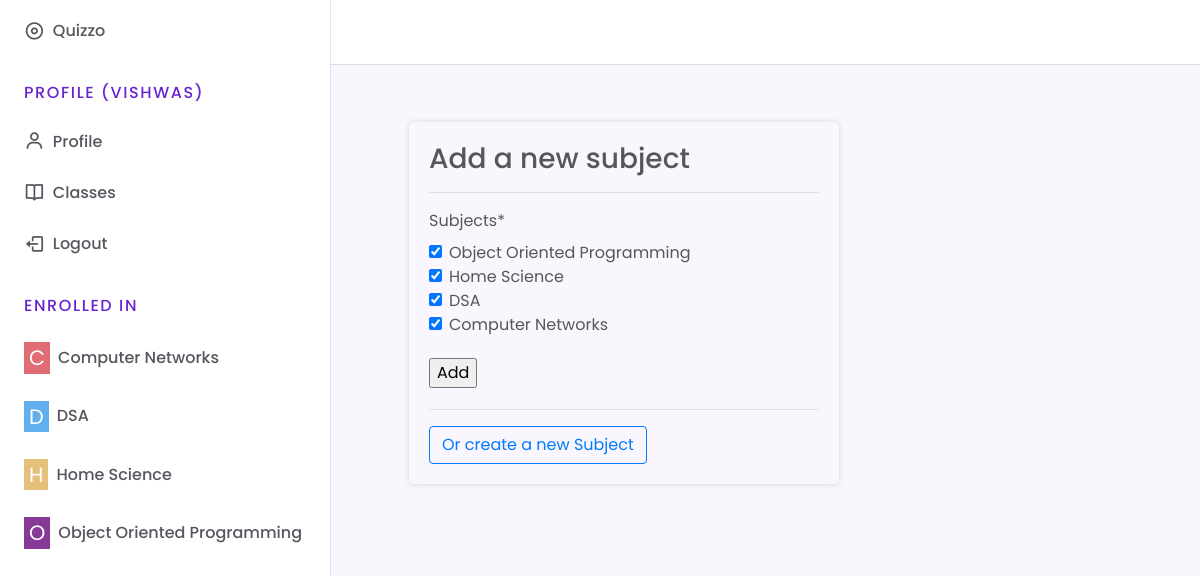
Page /subject_add/ (signed in) on the committed database.
### quizapp/models.py (models this page shows, shortened)
class MyUser(AbstractUser):
    email = models.EmailField(max_length=264)
    profile_pic = models.ImageField(upload_to="profile_pics/", blank=True, null=True)
    is_student = models.BooleanField(default=False)
    is_teacher = models.BooleanField(default=False)

class Subject(models.Model):
    COLOR_CHOICES = [
        ("#E06C75", "RED"),
        ("#E5C07B", "YELLOW"),
        ("#98C379", "GREEN"),
        ("#61AFEF", "BLUE"),
        ("#863A95", "PURPLE"),
    ]
    name = models.CharField(max_length=256, primary_key=True)
    color = models.CharField(max_length=20, choices=COLOR_CHOICES, default="#863A95")
    slug = models.SlugField(unique=True)
    def __str__(self):
        return self.name

### quizapp/views.py (the view, shortened to what this page needs)
# urls.py: path('subject_add/',views.add_subject,name='add_subject'),
@login_required(login_url="login")
def add_subject(request):
    user = request.user
    subjects = getSubjects(user)
    if user.is_student:
        profile = user.student
        form = StudentSubjectUpdateForm(instance=profile)
    else:
        profile = user.teacher
        form = TeacherSubjectUpdateForm(instance=profile)
    context = {"subjects": subjects, "form": form}
    return render(request, "quizapp/subject_add.html", context)

### quizapp/forms.py
class TeacherSubjectUpdateForm(forms.ModelForm):
    subjects = forms.ModelMultipleChoiceField(
        label="Subjects",
        queryset=Subject.objects.all(),
        widget=forms.CheckboxSelectMultiple,
    )
    class Meta:
        model = Teacher
        fields = [
            "subjects",
        ]

### quizapp/views.py (called while the page is built)
def getSubjects(user):
    if user.is_student:
        return user.student.subjects.all()
    if user.is_teacher:
        return user.teacher.subjects.all()

### quizapp/templates/quizapp/subject_add.html (shortened to what this page needs)
<!DOCTYPE html>
{% extends 'quizapp/base.html' %}
{% load static %}
{% load crispy_forms_tags %}
{% block subject_list %}
    <div class="nav_items">
        <h3 class="nav_title">Enrolled in</h3>
        {% for sub in subjects %}
            <a href="{% url 'subject' sub.slug %}" class="nav_link">
                <span class="nav_icon" style="background:{{sub.color}};color:white;padding:0 5px;">
                {{ sub.name|slice:"1" }}
                </span>
                <span class="nav_name">{{sub.name}}</span>
            </a>
        {% endfor %}
    </div>
{% endblock subject_list %}
{% block body_block %}
    <div class="form_container">
        {% block form_block %}
            <div class="heading">
                <h3>Add a new subject</h3>
            </div>
            <hr>
            <form action="" method="post">
                {{form|crispy}}
                <input type="submit" value="Add" class="submit">
            </form>
            <hr>
        {% endblock form_block %}
        {% if user.is_teacher %}
        <a href="{%url 'create_subject'%}" class="btn btn-outline-primary">Or create a new Subject</a>
        {% endif %}
    </div>
{% endblock body_block %}

### quizapp/templates/quizapp/base.html (shortened to what this page needs)
<!DOCTYPE html>
{% load static %}
<html lang="en">
<head>
    <link rel="stylesheet" href="https://stackpath.bootstrapcdn.com/bootstrap/4.3.1/css/bootstrap.min.css">
    <link href='https://unpkg.com/boxicons@2.0.7/css/boxicons.min.css' rel='stylesheet'>
    <link rel="stylesheet" href="{% static 'css/base.css' %}">
</head>
<body>
    <header class="header">
        <div class="header_container">
            <div>
            <a href="/" class="header_logo">Quizzo</a>
            </div>
        </div>
    </header>
    {% block nav_block %}
    <div class="nav" id="navbar">
        <nav class="nav_container">
            <div>
                <a href="/" class="nav_link nav_logo">
                    <i class='bx bx-disc nav_icon'></i>
                    <span class="nav_name">Quizzo</span>
                </a>
                <div class="nav_list">
                    <div class="nav_items">
                        <h3 class="nav_title">Profile
                            {% if user.is_authenticated %}
                                ({{ user.username}})
                            {% endif %}
                        </h3>
                        <a href="{% url 'profile' %}" class="nav_link">
                            <i class='bx bx-user nav_icon' ></i>
                            <span class="nav_name">Profile</span>
                        </a>
                        <a href="/" class="nav_link">
                            <i class='bx bx-book-open nav_icon'></i>
                            <span class="nav_name">Classes</span>
                        </a>
                        <a href="{% url 'logout' %}" class="nav_link">
                            <i class='bx bx-log-out nav_icon'></i>
                            <span class="nav_name">Logout</span>
                        </a>
                    </div>
                    {% block subject_list %}{% endblock subject_list %}
                </div>
            </div>
        </nav>
    </div>
    {% endblock nav_block %}
    {% block body_block %}{% endblock body_block %}
</body>
</html>

### quizapp/static/css/base.css (style rules this page uses)
:root { --header-height:3.5rem; --nav-width:330px; --first-color: #6923D0; --first-color-light: #F3E8FD; --title-color:#19181B; --text-color:#58555E; --body-color:#F9F6FD; --container-color: #FFFFFF; --body-font: 'Poppins',sans-serif; --normal-font-size:0.93rem; --small-font-size:0.75rem; --smaller-font-size:0.75rem; --font-medium:500; --font-semi-bold:600; --z-fixed : 100; }
@media screen and (min-width: 1024px) { :root { --normal-font-size:1rem; --small-font-size:0.875rem; --smaller-font-size:0.813rem; } }
*,::before,::after { box-sizing: border-box; }
body { margin:var(--header-height) 0 0 0 ; padding:1rem 1rem 0; font-family : var(--body-font); font-size: var(--normal-font-size); background-color: var(--body-color); color:var(--text-color); }
h3 { margin: 0; }
a,a:hover { text-decoration: none; }
.form_container { width : 430px; margin:50px auto; box-shadow : 0 0 5px 1px rgba(22,8,43,.1); border-radius :5px; padding:20px; }
.submit { margin:5px auto; }
.header { position: fixed; top: 0; left: 0; width: 100%; background-color:var(--container-color); box-shadow: 0 1px 0 rgba(22,8,43,0.1); padding:5px 20px; z-index: var(--z-fixed); }
.header_container { display: flex; align-items: center; justify-content:space-between; height:var(--header-height); }
.header_logo { color: var(--title-color); font-weight: var(--font-medium); font-size: 1.5rem; }
.nav { position: fixed; top:0; left:-100%; height:100vh; padding:1rem 1rem 3rem; background-color:var(--container-color); z-index: var(--z-fixed); box-shadow: 1px 0 0 rgba(22,8,43,.1); transition:0.4s all ease; }
.nav_container { height:100%; display:flex; flex-direction: column; justify-content: space-between; overflow: auto; scrollbar-width: none; }
.nav_logo { font-weight: var(--font-semi-bold); font-size:1.5rem; margin-bottom: 2.5rem; }
.nav_list,.nav_items { display:grid; }
.nav_list { row-gap: 2.5rem; }
.nav_items { row-gap: 1.5rem; font-size: 1rem; }
.nav_link { display: flex; align-items: center; color: var(--text-color); text-decoration: none; }
.nav_title { font-size: var(--normal-font-size); text-transform: uppercase; letter-spacing:0.1rem; color:var(--first-color); }
.nav_icon { font-size:1.2rem; margin-right: .5rem; }
.nav_name { font-size: var(--normal-font-size); font-weight:var(--font-medium); white-space: nowrap; }
@media screen and (min-width:760px) { body { padding:1rem 3rem 0 6rem; } }
@media screen and (min-width:760px) { .header { padding:0 3rem 0 6rem; } }
@media screen and (min-width:760px) { .header_container { height: calc(var(--header-height) + 0.5rem); } }
@media screen and (min-width:760px) { .nav { left: 0; padding:1.2rem 1.5rem 3rem; width:75px; } }
@media screen and (min-width:760px) { .nav_items { row-gap:1.7rem; } }
@media screen and (min-width:760px) { .nav_icon { font-size: 1.3rem; } }
@media screen and (min-width:760px) { .nav_name,.nav_title { opacity:0; } }

### quizapp/templates/quizapp/subject_add.html (style rules this page uses)
.form_container { width : 430px; margin:50px auto; box-shadow : 0 0 5px 1px rgba(22,8,43,.1); border-radius :5px; padding:20px; }
.submit { margin:5px auto; }

### rows in the picture
MyUser: username "VISHWAS"
Subject: name "C", name "Computer Networks"
Subject: name "D", name "DSA"
Subject: name "H", name "Home Science"
Subject: name "O", name "Object Oriented Programming"
